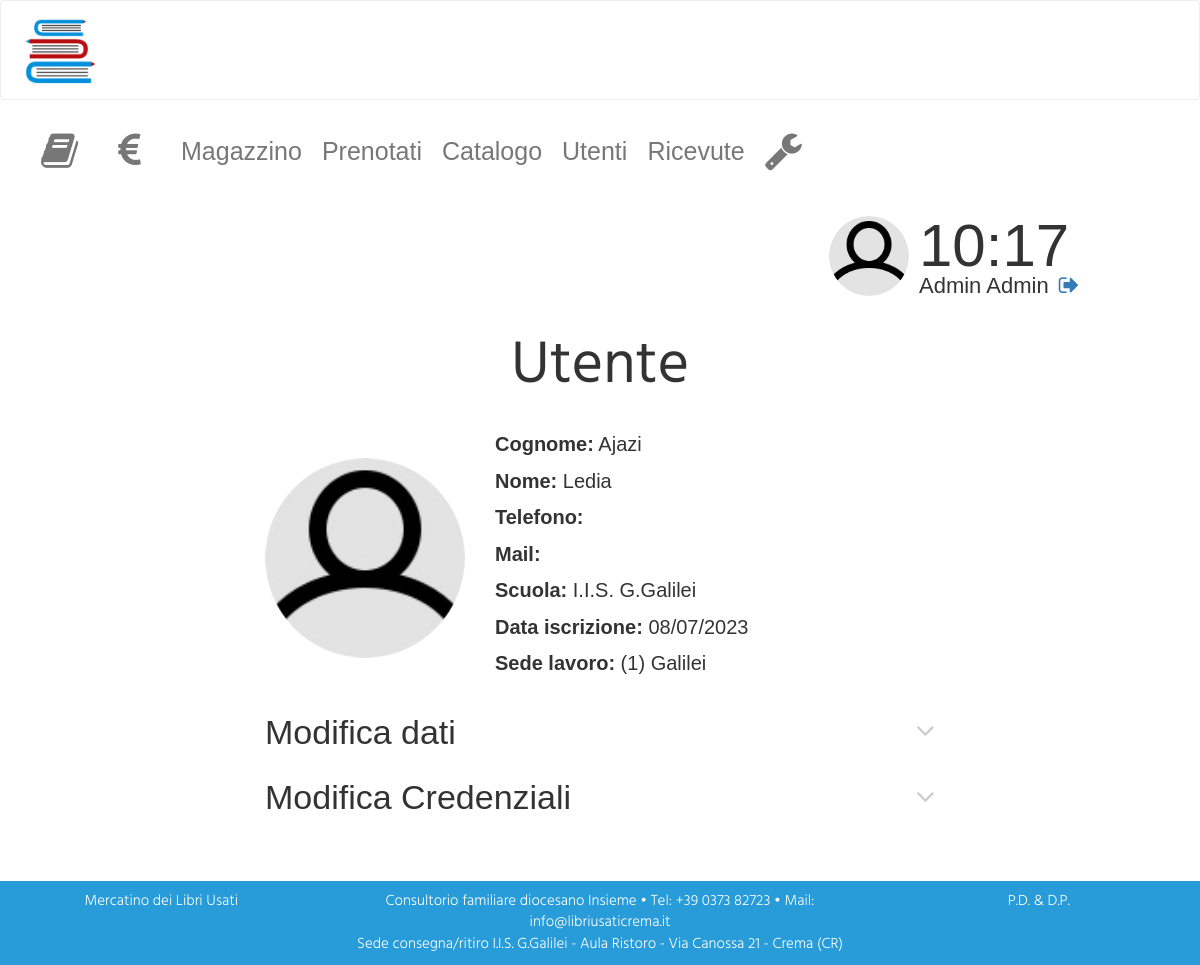
The app's page /sito/gestionale/utente.php?ID=1304 (signed in) with its own data.
### tables this page shows
CREATE TABLE `utenti` (
  `ID` int(11) NOT NULL,
  `nome` text NOT NULL,
  `cognome` text NOT NULL,
  `telefono` text NOT NULL,
  `mail` text NOT NULL,
  `scuola` text NOT NULL,
  `ID_registro` int(11) NOT NULL,
  `data` datetime NOT NULL
);

CREATE TABLE `users` (
  `ID` int(11) NOT NULL,
  `ID_utenti` int(11) NOT NULL,
  `nickname` text NOT NULL,
  `password` text NOT NULL,
  `privilegi` int(11) NOT NULL,
  `ID_registro` int(11) NOT NULL,
  `sede` smallint(6) DEFAULT 1,
  `attivo` tinyint(1) NOT NULL
);

### sito/gestionale/fx/session.php (called while the page is built, shortened)
<?php
    if(empty($_SESSION['nickname']) || $_SESSION['privilegi']<2){
		session_start();
		session_unset();
		session_destroy();
		header("location: index.php");
		exit();
	}
	else{
		$nickname=$_SESSION['nickname'];
		include "../lib/funzioni.php";
		$query = "SELECT u.ID, u.nome, u.cognome FROM utenti as u INNER JOIN users as us ON u.ID=us.ID_utenti WHERE us.nickname='$nickname'";
		$mysqli->real_query( $query );
		$res = $mysqli->use_result()->fetch_assoc();
		$nome=$res['nome'];
		$cognome=$res['cognome'];
		$privilegi=$_SESSION['privilegi'];
		$img=strtolower("../imgs/users/".$nome.$cognome.".jpg");
		if(!file_exists($img)) $img="imgs/user.jpg";
	}
?>

### sito/lib/funzioni.php (called while the page is built, shortened)
<?php
function getSede( $sede) {
	$dove = "Galilei";
	return $dove;
}
function getMail(){
	return "info@libriusaticrema.it";
}
?>

### sito/gestionale/utente.php (the view, shortened to what this page needs)
<?php
include "fx/session.php";
?>
<!DOCTYPE html PUBLIC "-//W3C//DTD XHTML 1.1//EN" "http://www.w3.org/TR/xhtml11/DTD/xhtml11.dtd">
<html xmlns="http://www.w3.org/1999/xhtml" xml:lang="it">
<?php include "elements/head.php"; ?>
<body>
	<?php include "elements/navbar.php"; ?>
	<div class="container-fluid box">
		<div id="utente" class="container corpo">
			<h1>Utente</h1>
			<?php
			$u_ID=$_GET['ID'];
			$query = "SELECT u.ID, u.nome, u.cognome, u.telefono, u.mail, u.scuola, u.data, us.privilegi, us.nickname, us.sede, us.ID AS IDu, us.attivo FROM utenti as u INNER JOIN users as us ON u.ID=us.ID_utenti WHERE u.ID=$u_ID";
			$mysqli->real_query( $query );
			$res = $mysqli->use_result()->fetch_assoc();
			$u_nome=$res['nome'];
			$u_cognome=$res['cognome'];
			$u_telefono=$res['telefono'];
			$u_mail=$res['mail'];
			$u_scuola=$res['scuola'];
			$u_privilegi=$res['privilegi'];
			$u_sede=$res['sede'];
			$u_data= new DateTime($res['data']);
			$u_img=strtolower("../imgs/users/".$u_nome.$u_cognome.".jpg");
			if(!file_exists($u_img)) $u_img="../imgs/users/user.jpg";
			?>
			<div class="profilo">
				<table><tr><td>
				<img src="<?php echo $u_img; ?>">
				</td><td>
				<?php
				echo "<p><b>Cognome:</b> " . $u_cognome . "</p>".
					 "<p><b>Nome:</b> " . $u_nome . "</p>".
					 "<p><b>Telefono:</b> " . $u_telefono . "</p>".
					 "<p><b>Mail:</b> " . $u_mail . "</p>".
					 "<p><b>Scuola:</b> " . $u_scuola . "</p>".
					 "<p><b>Data iscrizione:</b> " . date_format($u_data, 'd/m/Y') . "</p>";
				if ($u_privilegi != 1)
					 echo "<p><b>Sede lavoro:</b> (" . $u_sede . ") " . getSede($u_sede) . "</p>";
				?>
				</td></tr></table>
			</div>
			<div class="modifica">
				<h3>Modifica dati</h3>
				<i class="fa fa-angle-down riduci" aria-hidden="true"></i>
			</div>
			<div class="modificaPw">
				<h3>Modifica Credenziali</h3>
				<i class="fa fa-angle-down riduci" aria-hidden="true"></i>
			</div>
		</div>
	</div>
	<?php include "elements/footer.php"; ?>
</body>
</html>

### sito/gestionale/elements/head.php (shortened to what this page needs)
<head>
<link rel='stylesheet' type='text/css' href="style/google_font.css"/>
<link rel="stylesheet" type="text/css" href="style/font-awesome.min.css"/>
<link rel="stylesheet" type="text/css" href="style/bootstrap.min.css"/>
<link rel="stylesheet" type="text/css" href="style/style.css"/>
<link rel="stylesheet" type="text/css" href="style/responsive.css" />
<link rel="stylesheet" type="text/css" href="style/checkbox.css" />
</head>

### sito/gestionale/elements/navbar.php (shortened to what this page needs)
<nav class="navbar navbar-default">
  <div class="container-fluid">
	<div class="navbar-header">
	  <a class="navbar-brand logo" href="dashboard.php"><h1><img src="imgs/logo.png" title="Staisullibro"></h1></a>
	</div>
	<div class="collapse navbar-collapse navbar-right" id="bs-example-navbar-collapse-1">
	  <ul class="nav navbar-nav">
		<li><a href="ritiro.php" title="Ritiro"><i class="fa fa-book" aria-hidden="true"></i></a></li>
		<li><a href="vendita.php" title="Vendita"><i class="fa fa-euro" aria-hidden="true"></i></a></li>
		<li><a href="magazzino.php">Magazzino</a></li>
		<li><a href="prenotati.php">Prenotati</a></li>
		<li><a href="catalogo.php">Catalogo</a></li>
		<li><a href="utenti.php">Utenti</a></li>
		<li><a href="ricevute.php">Ricevute</a></li>
<?php if ($privilegi==3) {?>
		<li><a href="utility.php" title="Utility"><i class="fa fa-wrench" aria-hidden="true"></i></a></li>
<?php }; ?>
	  </ul>
	  <div class="utente hidden-xs">
		<div class="img"><img src="<?php echo $img; ?>"></div>
		<div class="dx">
		  <div class="orologio"></div>
		  <p><?php echo $nome." ".$cognome; ?><a href="fx/logout.php"><i class="fa fa-sign-out" aria-hidden="true"></i></a></p>
		</div>
	  </div>
	</div>
  </div>
</nav>

### sito/gestionale/elements/footer.php
<div class="container-fluid footer">
  <div class="copy">
    <div class="col-md-3 nome">Mercatino dei Libri Usati</div>
    <address class="col-md-6 nome">
    Consultorio familiare diocesano Insieme &bull; Tel: +39 0373 82723 &bull;
 Mail: <?php echo getMail(); ?><br>
 Sede consegna/ritiro I.I.S. G.Galilei - Aula Ristoro - Via Canossa 21 - Crema (CR)
    </address>
    <div class="col-md-3 io">P.D. & D.P.</div>
  </div>
</div>

### sito/gestionale/style/style.css (style rules this page uses)
html { height: 100%; overflow-y: hidden; }
html body { height: 100%; }
h1 { font-family: "Hind"; font-size: 60px; text-align: center; margin-bottom: 30px; }
.navbar { height: 100px !important; min-height: 100px; font-size: 28px; margin-bottom: 0 !important; }
.navbar .nav li a { padding: 0 10px; line-height: 100px; font-weight: 300; font-size: 25px; }
.navbar .nav li a i { height: 100px; font-size: 40px; line-height: 100px; margin-right: 20px; }
.navbar .logo { line-height: 100px; padding: 0; height: 100px; }
.navbar .logo h1 { margin: 0 !important; }
.navbar .logo img { height: 80px; margin-top: 10px; margin-left: 20px; }
.navbar .utente { float: right; height: 100px; width: 350px; margin-left: 20px; }
.navbar .utente img { float: left; height: 80px; width: 80px; background-color: grey; border-radius: 40px; margin: 10px; border: 0; }
.navbar .utente .dx { float: left; }
.navbar .utente .dx .orologio { height: 65px; line-height: 80px; font-size: 60px; }
.navbar .utente .dx p { margin-bottom: 0; height: 35px; line-height: 30px; font-size: 22px; }
.navbar .utente .dx p a { margin-left: 10px; }
.box { overflow-y: scroll; overflow-x: hidden; width: 100%; height: calc(100% - 141px); position: relative; margin-bottom: 100px; }
.footer { position: fixed; bottom: 0; left: 0; width: 100%; z-index: 999; color: white; padding-top: 10px; padding-bottom: 10px; background-color: #279cd8; font-family: "Hind"; font-size: 15px; font-weight: 300; text-align: center; }
.footer address { margin-bottom: 0px; }
#utente { width: 700px; max-width: 90%; }
#utente .profilo img { width: 200px; border-radius: 100px; float: left; margin-right: 30px; }
#utente .profilo p { margin: 0 0 8px; }
#utente .modifica .riduci, #utente .modificaPw .riduci { float: right; margin-top: -50px; font-size: 30px; color: #999; }
.fa-angle-down, .fa-angle-up { color: #ccc !important; font-size: 25px; }

### records on screen
utenti: nome "Admin", cognome "Admin"
users: ID_utenti.cognome "Ajazi", ID_utenti.nome "Ledia", ID_utenti.scuola "I.I.S. G.Galilei", ID_utenti.data "08/07/2023", sede "1", sede "Galilei"

### other values on screen
getMail() "info@libriusaticrema.it"
